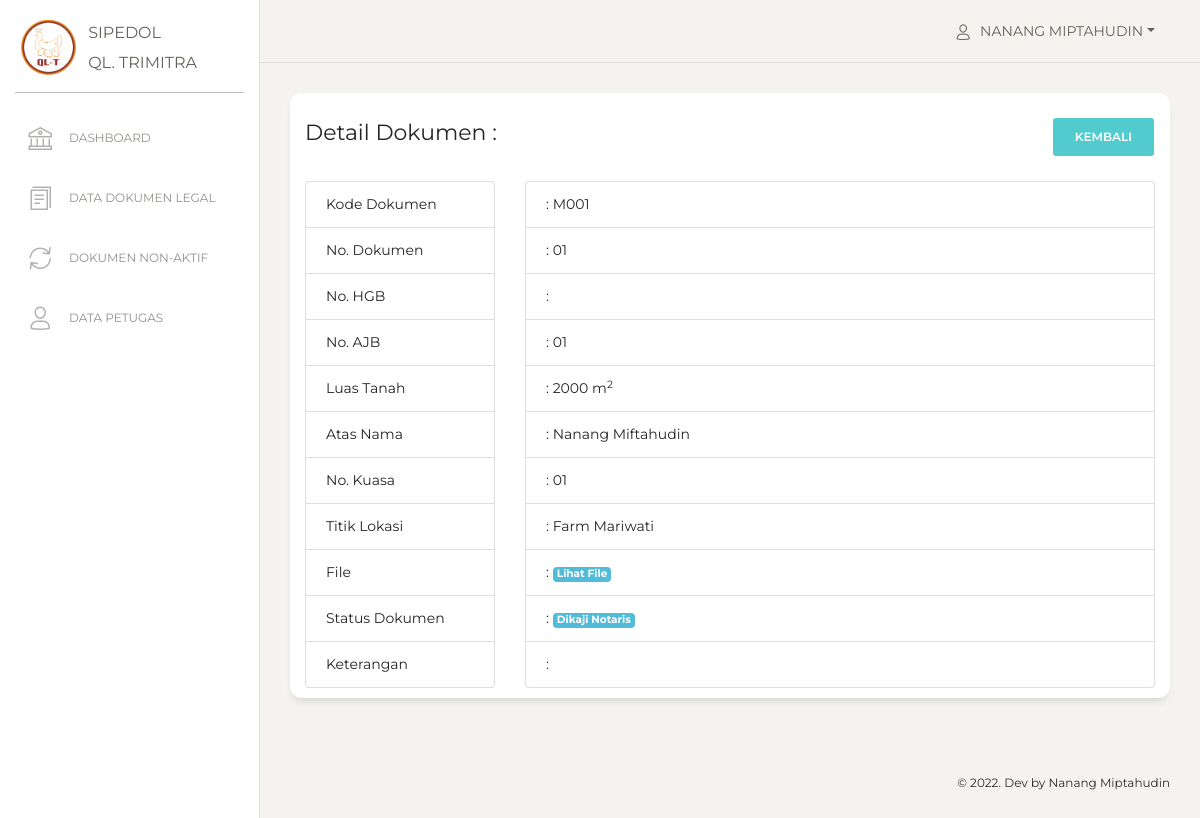
/view_legal/legal_detail.php?id=1 (signed in), run on the app's committed database.
### tables this page shows
CREATE TABLE `users` (
  `id` int(11) NOT NULL,
  `nama` varchar(255) NOT NULL,
  `email` varchar(255) NOT NULL,
  `username` varchar(255) NOT NULL,
  `password` varchar(255) NOT NULL,
  `role_id` int(11) NOT NULL,
  `date_created` date NOT NULL,
  `is_active` int(11) NOT NULL
);

CREATE TABLE `data_legal` (
  `id_legal` int(11) NOT NULL,
  `kode_dokumen` varchar(100) NOT NULL,
  `no_dokumen` varchar(100) NOT NULL,
  `no_hgb` varchar(100) NOT NULL,
  `no_ajb` varchar(100) NOT NULL,
  `luas_tanah` int(11) NOT NULL,
  `atas_nama` varchar(100) NOT NULL,
  `no_kuasa` varchar(100) NOT NULL,
  `titik_lokasi` int(11) NOT NULL,
  `file` varchar(255) NOT NULL,
  `status_dokumen` int(11) NOT NULL,
  `keterangan` varchar(256) NOT NULL,
  `date_created` date NOT NULL,
  `is_active` int(1) NOT NULL
);

CREATE TABLE `titik_lokasi` (
  `id_titik_lokasi` int(11) NOT NULL,
  `lokasi` varchar(100) NOT NULL,
  `date_created` date NOT NULL
);

CREATE TABLE `status_dokumen` (
  `id_status_dokumen` int(11) NOT NULL,
  `status` varchar(100) NOT NULL,
  `date_created` date NOT NULL
);

### functions.php (called while the page is built, shortened)
<?php
$conn = mysqli_connect("localhost", "root", "", "db_sipedol");
function query($query)
{
    global $conn;
    $result = mysqli_query($conn, $query);
    $rows = [];
    while ($row = mysqli_fetch_assoc($result)) {
        $rows[] = $row;
    }
    return $rows;
}

### view_legal/legal_detail.php (the view, shortened to what this page needs)
<?php
include "../view_template/header.php";
include "../view_template/sidebar.php";
include "../view_template/topbar.php";
$id = $_GET["id"];
$legal = query("SELECT * FROM data_legal
                INNER JOIN titik_lokasi ON data_legal.titik_lokasi = titik_lokasi.id_titik_lokasi
                INNER JOIN status_dokumen ON data_legal.status_dokumen = status_dokumen.id_status_dokumen
                WHERE id_legal = $id
                ")[0];
?>
<div class="content">
    <div class="row">
        <div class="col-md-12">
            <div class="card ">
                <div class="card-header ">
                    <div class="row">
                        <div class="col">
                            <h5 class="card-title">Detail Dokumen : <?= $legal["no_sertifikat"]; ?></h5>
                        </div>
                        <div class="col">
                            <a href="index.php" class="btn btn-primary float-right">Kembali</a>
                        </div>
                    </div>
                </div>
                <div class="card-body ">
                    <div class="row">
                        <div class="col-6 col-lg-3">
                            <ul class="list-group">
                                <li class="list-group-item">Kode Dokumen</li>
                                <li class="list-group-item">No. Dokumen</li>
                                <li class="list-group-item">No. HGB</li>
                                <li class="list-group-item">No. AJB</li>
                                <li class="list-group-item">Luas Tanah</li>
                                <li class="list-group-item">Atas Nama</li>
                                <li class="list-group-item">No. Kuasa</li>
                                <li class="list-group-item">Titik Lokasi</li>
                                <li class="list-group-item">File</li>
                                <li class="list-group-item">Status Dokumen</li>
                                <li class="list-group-item">Keterangan</li>
                            </ul>
                        </div>
                        <div class="col-6 col-lg-9">
                            <ul class="list-group">
                                <li class="list-group-item">: <?= $legal["kode_dokumen"]; ?></li>
                                <li class="list-group-item">: <?= $legal["no_dokumen"]; ?></li>
                                <li class="list-group-item">: <?= $legal["no_hgb"]; ?></li>
                                <li class="list-group-item">: <?= $legal["no_ajb"]; ?></li>
                                <li class="list-group-item">: <?= $legal["luas_tanah"]; ?> m<sup>2</sup></li>
                                <li class="list-group-item">: <?= $legal["atas_nama"]; ?></li>
                                <li class="list-group-item">: <?= $legal["no_kuasa"]; ?></li>
                                <li class="list-group-item">: <?= $legal["lokasi"]; ?></li>
                                <li class="list-group-item">: <a href="../dokumen/<?= $legal["file"]; ?>" class="badge bg-info text-white">Lihat File</a></li>
                                <li class="list-group-item">:
                                    <?php if ($legal["id_status_dokumen"] == 1) : ?>
                                        <span class="badge bg-info text-white"><?= $legal["status"]; ?></span>
                                    <?php elseif ($legal["id_status_dokumen"] == 2) : ?>
                                        <span class="badge bg-success text-white"><?= $legal["status"]; ?></span>
                                    <?php elseif ($legal["id_status_dokumen"] == 3) : ?>
                                        <span class="badge bg-warning text-white"><?= $legal["status"]; ?></span>
                                    <?php else : ?>
                                        <span class="badge bg-danger text-white"><?= $legal["status"]; ?></span>
                                    <?php endif; ?>
                                </li>
                                <li class="list-group-item">: <?= $legal["keterangan"]; ?></li>
                            </ul>
                        </div>
                    </div>
                </div>
            </div>
        </div>
    </div>
</div>
<?php include "../view_template/footer.php"; ?>

### view_template/topbar.php (shortened to what this page needs)
<nav class="navbar navbar-expand-lg navbar-absolute fixed-top navbar-transparent">
    <div class="container-fluid">
        <div class="navbar-wrapper">
            <a class="navbar-brand" href="javascript:;">Dashboard</a>
        </div>
        <div class="collapse navbar-collapse justify-content-end" id="navigation">
            <ul class="navbar-nav">
                <li class="nav-item btn-rotate dropdown">
                    <a class="nav-link dropdown-toggle" href="#" id="navbarDropdownMenuLink" data-toggle="dropdown" aria-haspopup="true" aria-expanded="false">
                        <i class="nc-icon nc-single-02"></i>
                        <p>
                            <span class="d-md-block"><?= $user["nama"]; ?></span>
                        </p>
                    </a>
                </li>
            </ul>
        </div>
    </div>
</nav>
<div class="wrapper ">
    <div class="main-panel">

### data on the page
users: nama "NANANG MIPTAHUDIN"
data_legal: kode_dokumen "M001", no_dokumen "01", no_ajb "01", luas_tanah "2000", atas_nama "Nanang Miftahudin", no_kuasa "01", titik_lokasi.lokasi "Farm Mariwati", status_dokumen.status "Dikaji Notaris"
